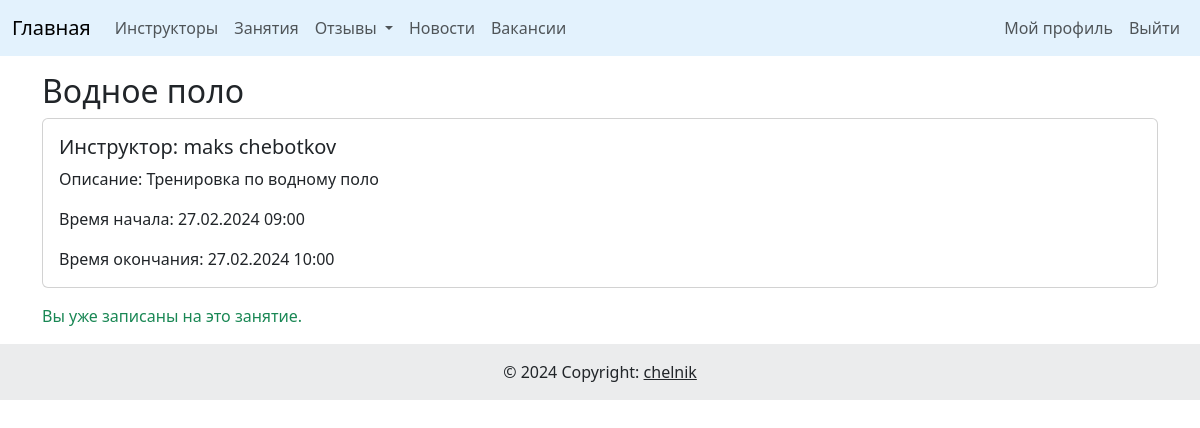
/lessons/1/ (signed in), run on the app's committed database.
### pool_app/models.py (models this page shows, shortened)
class Lesson(models.Model):
    title = models.CharField(max_length=255)
    instructor = models.ForeignKey(Instructor, on_delete=models.CASCADE)
    start_time = models.DateTimeField()
    end_time = models.DateTimeField()
    description = models.TextField()
    participants = models.ManyToManyField(User, related_name='lessons')
    class Meta:
        verbose_name = 'Занятие'
        verbose_name_plural = 'Занятия'

class Instructor(models.Model):
    user = models.OneToOneField(User, on_delete=models.CASCADE)
    bio = models.TextField()
    qualifications = models.CharField(max_length=255)
    photo = models.ImageField(upload_to='instruct_img/', blank=True, null=True)
    class Meta:
        verbose_name = 'Инструктор'
        verbose_name_plural = 'Инструкторы'

### users/models.py (models this page shows, shortened)
class User(AbstractUser):
    date_of_birth = models.DateField(blank=True, null=True)
    phone_regex = RegexValidator(regex=r'^(?:\+7|8)\d{10}$',
                                 message="Неверный формат номера телефона")
    phone_number = models.CharField(validators=[phone_regex], max_length=12,
                                    unique=True, blank=False, null=False)
    @property
    def active_pool_pass(self):
        return self.pool_pass.filter(is_active=True).first()
    class Meta:
        verbose_name = 'Пользователь'
        verbose_name_plural = 'Пользователи'
        ordering = 'username',

### pool_app/views.py (the view)
# urls.py: path('lessons/<int:pk>/', lesson_detail, name='lesson_detail'),
def lesson_detail(request, pk):
    lesson = get_object_or_404(Lesson, pk=pk)
    is_user_signed_up = lesson.participants.filter(id=request.user.id).exists()
    context = {
        'lesson': lesson,
        'is_user_signed_up': is_user_signed_up,
    }
    if request.method == 'POST':
        if not is_user_signed_up:
            lesson.participants.add(request.user)
    return render(request, 'pool_app/lesson_detail.html', context)

### pool_app/templates/pool_app/lesson_detail.html (shortened to what this page needs)
{% extends 'base.html' %}
{% block content %}
<div class="container mt-3">
    <h2>{{ lesson.title }}</h2>
    <div class="card">
        <div class="card-body">
            <h5 class="card-title">Инструктор: {{ lesson.instructor.user.get_full_name }}</h5>
            <p class="card-text">Описание: {{ lesson.description }}</p>
            <p class="card-text">Время начала: {{ lesson.start_time|date:"d.m.Y H:i" }}</p>
            <p class="card-text">Время окончания: {{ lesson.end_time|date:"d.m.Y H:i" }}</p>
        </div>
    </div>
    <div class="mt-3">
        {% if not is_user_signed_up %}
            <form method="post" action="{% url 'pool_app:sign_up_for_lesson' lesson.id %}">
                {% csrf_token %}
                <button type="submit" class="btn btn-primary">Записаться на занятие</button>
            </form>
        {% else %}
            <p class="text-success">Вы уже записаны на это занятие.</p>
        {% endif %}
    </div>
</div>
{% endblock %}

### data on the page
Lesson: title "Водное поло", instructor.user.get_full_name "maks chebotkov", description "Тренировка по водному поло", start_time "27.02.2024 09:00", end_time "27.02.2024 10:00"
